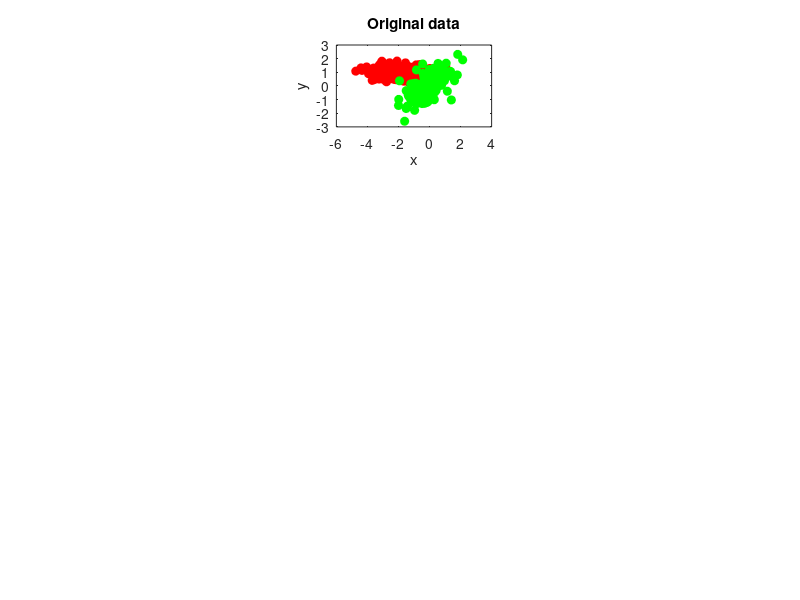

The MATLAB script that drew this image: (Note: this script raises an error after producing the figure.)
clc, close, clear;

n1 = 150;
n2 = 50;
theta = pi/4;
R = [cos(theta) -sin(theta); sin(theta) cos(theta)];
%% defining the dataset (clusters)
x1 = randn(n1+n2,1)-2;
y1 = 0.3*randn(n1+n2,1)+1;

x2 = randn(n1+n2,1);
y2 = 0.5*randn(n1+n2,1);
x3 = R(1,1)*x2 + R(1,2)*y2;
y3 = R(2,1)*(x2) + R(2,2)*y2;

figure;
subplot(4,3,2);
plot(x1,y1,'ro','MarkerSize',6,'MarkerFaceColor',[1 0 0]);
hold on
plot(x3,y3,'go','MarkerSize',6,'MarkerFaceColor',[0 1 0]);
title('Original data');
xlabel('x');
ylabel('y');
hold off;

%% generating training data
X1 = [x1(1:n1) y1(1:n1)];
X2 = [x3(1:n1) y3(1:n1)];
Y = [X1;X2];
% test data
x1test = [x1(n1+1:end) y1(n1+1:end)];
x2test = [x3(n1+1:end) y3(n1+1:end)];
Y_test = [x1test; x2test];

%% K-means algorithm
% initial guess
% Two guesses becuase we want 2 clusters
g1 = [randn(1,1)*max(x1) randn(1,1)*max(y1)];
g2 = [randn(1,1)*max(x3) randn(1,1)*max(y3)];

for i=1:9
    class1 = [];
    class2 = [];
    for j=1:size(Y,1)
        d1 = norm(g1 - Y(j,:));
        d2 = norm(g2 - Y(j,:));
        if d1<d2
            class1 = [class1; Y(j,1) Y(j,2)];
        else
            class2 = [class2; Y(j,1) Y(j,2)];
        end
       
    end
    g1 = [mean(class1(:,1)) mean(class1(:,2))];
    g2 = [mean(class2(:,1)) mean(class2(:,2))];

    subplot(4,3,i+3);
    plot(class1(:,1),class1(:,2),'ro','MarkerSize',6,'MarkerFaceColor',[1 0 0]);
    hold on
    plot(class2(:,1),class2(:,2),'go','MarkerSize',6,'MarkerFaceColor',[0 1 0]);
    plot(g1(1), g1(2),'bo','MarkerSize',6,'MarkerFaceColor',[0 0 1]);
    plot(g2(1), g2(2),'bo','MarkerSize',6,'MarkerFaceColor',[0 0 1]);
    title('Iteration',i);
    xlabel('x');
    ylabel('y');
    hold off;
end




